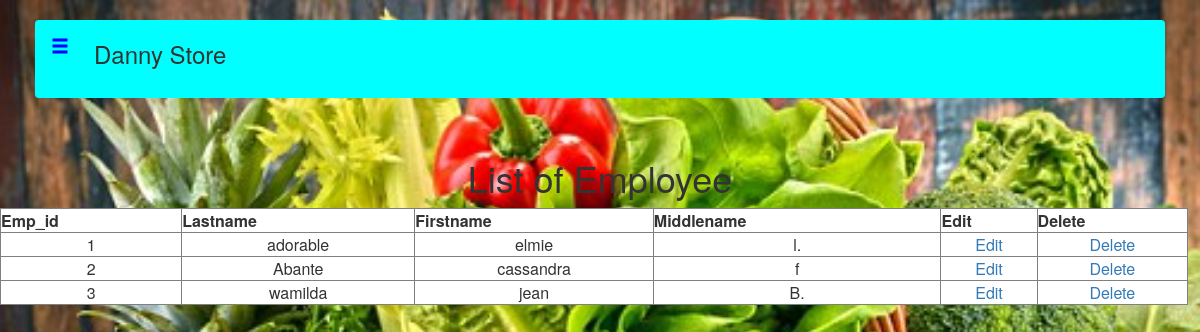
Page /employee.php on the committed database.
### tables this page shows
CREATE TABLE `employee` (
  `emp_id` int(11) NOT NULL,
  `lastname` varchar(200) NOT NULL,
  `firstname` varchar(200) NOT NULL,
  `middlename` varchar(200) NOT NULL
);

### employee.php (the view, shortened to what this page needs)
<?php
	require('db.php');
?>
<!DOCTYPE>
<html>
<head>
	<link rel="stylesheet" type="text/css" href="login.css" />
	<link href="bootstrap-3.3.7/css/bootstrap.min.css" rel="stylesheet">
    <link href="css/phonebook.css" rel="stylesheet">
	<link rel="stylesheet" href="bootstrap-3.3.7/css/bootstrap.min.css">
</head>
<body>
    <div id="wrapper">
        <div id="page-content-wrapper">
            <div class="container-fluid">
				<nav class="navbar navbar-green">
					<div class="container-fluid">
					<div class="navbar-header">
							<a class="navbar-brand" onclick="openNav()"><span  class="glyphicon glyphicon-menu-hamburger"></span>&nbsp;&nbsp;<strong></strong></a>
					</div>
					<h3 style="padding-bottom:20px;">Danny Store</h3>
					</div>
				</nav>
			</div>
        </div>
    </div>
	<center><h1>List of Employee</h1></center>
	<table width="99%" border="1" style="border-collapse:collapse; background-color:white;">
		<thead>
			<tr><th><strong>Emp_id</strong></th>
				<th><strong>Lastname</strong></th>
				<th><strong>Firstname</strong></th>
				<th><strong>Middlename</strong></th>
				<th><strong>Edit</strong></th>
				<th><strong>Delete</strong></th></tr>
		</thead>
	<?php
	$sel_query="Select * from employee";
	$result = mysqli_query($con,$sel_query);
	while($row = mysqli_fetch_assoc($result)) { ?>
	<tr><td align="center"><?php echo $row["emp_id"]; ?></td>
	<td align="center"><?php echo $row["lastname"]; ?></td>
	<td align="center"><?php echo $row["firstname"]; ?></td>
	<td align="center"><?php echo $row["middlename"]; ?></td>
	<td align="center"><a href="edit.emp.php?emp_id=<?php echo $row["emp_id"]; ?>">Edit</a></td>
	<td align="center"><a href="delete.emp.php?delete=<?php echo $row["emp_id"]; ?>">Delete</a></td></tr>
	<?php  } ?>
</body>
</html

### login.css (style rules this page uses)
body { background: url(image2.jpg) no-repeat ; background-size: cover; }
a { color:#f5ef04; text-decoration:none; }
body { margin:10px; padding:0px; width:100%; height:100%; }

### css/phonebook.css (style rules this page uses)
body { overflow-x: hidden; }
#wrapper { padding-left: 0; -webkit-transition: all 0.5s ease; -moz-transition: all 0.5s ease; -o-transition: all 0.5s ease; transition: all 0.5s ease; }
#page-content-wrapper { width: 100%; position: absolute; padding: 15px; }
@media (min-width:768px) { #wrapper { padding-left: 0; } }
@media (min-width:768px) { #page-content-wrapper { padding: 20px; position: relative; } }
.navbar-green { background-color: #00FFFF; }
.navbar-green a { color:blue; }
.navbar-brand { cursor: pointer; }

### employee.php (style rules this page uses)
body { background: url(image2.jpg) no-repeat ; background-size: cover; }

### rows in the picture
employee: emp_id "1", lastname "adorable", firstname "elmie", middlename "l."
employee: emp_id "2", lastname "Abante", firstname "cassandra", middlename "f"
employee: emp_id "3", lastname "wamilda", firstname "jean", middlename "B."
